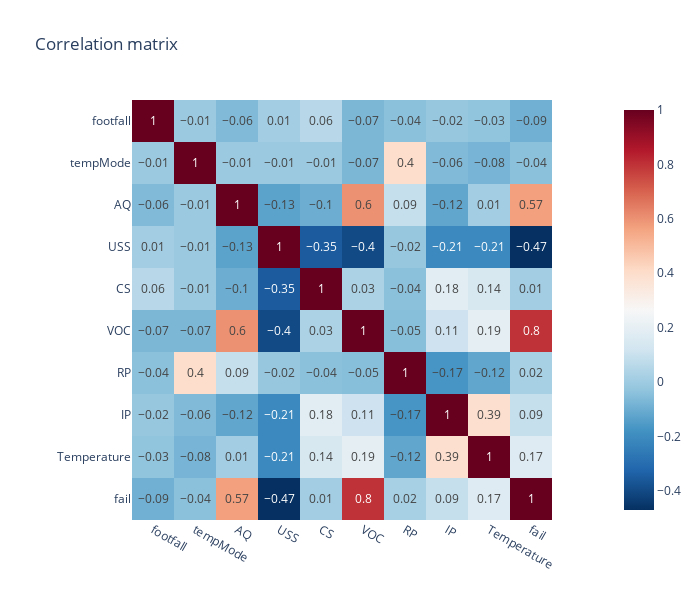

Source (notebook cell):
### Markdown cell above
See that the dataset is already clean, same values, and for now the rest of the ariables seem ok.

### Code cell
matrix=df.corr(method='pearson').round(2)
#matrix.style.background_gradient()
fig=px.imshow(
    matrix,
    color_continuous_scale='RdBu_r', 
    text_auto=True, #displays the corr in numbers
    title='Correlation matrix',
    width=700,
    height=600
)

fig.show()

### Figure 1 — Plotly figure (JSON) as saved in the notebook; plotly's stock layout.template omitted (floating-point values rounded to 4 significant figures)
{"data": [{"coloraxis": "coloraxis", "hovertemplate": "x: %{x}<br>y: %{y}<br>color: %{z}<extra></extra>", "name": "0", "texttemplate": "%{z}", "type": "heatmap", "x": ["footfall", "tempMode", "AQ", "USS", "CS", "VOC", "RP", "IP", "Temperature", "fail"], "xaxis": "x", "y": ["footfall", "tempMode", "AQ", "USS", "CS", "VOC", "RP", "IP", "Temperature", "fail"], "yaxis": "y", "z": [[1.0, -0.01, -0.06, 0.01, 0.06, -0.07, -0.04, -0.02, -0.03, -0.09], [-0.01, 1.0, -0.01, -0.01, -0.01, -0.07, 0.4, -0.06, -0.08, -0.04], [-0.06, -0.01, 1.0, -0.13, -0.1, 0.6, 0.09, -0.12, 0.01, 0.57], [0.01, -0.01, -0.13, 1.0, -0.35, -0.4, -0.02, -0.21, -0.21, -0.47], [0.06, -0.01, -0.1, -0.35, 1.0, 0.03, -0.04, 0.18, 0.14, 0.01], [-0.07, -0.07, 0.6, -0.4, 0.03, 1.0, -0.05, 0.11, 0.19, 0.8], [-0.04, 0.4, 0.09, -0.02, -0.04, -0.05, 1.0, -0.17, -0.12, 0.02], [-0.02, -0.06, -0.12, -0.21, 0.18, 0.11, -0.17, 1.0, 0.39, 0.09], [-0.03, -0.08, 0.01, -0.21, 0.14, 0.19, -0.12, 0.39, 1.0, 0.17], [-0.09, -0.04, 0.57, -0.47, 0.01, 0.8, 0.02, 0.09, 0.17, 1.0]]}], "layout": {"coloraxis": {"colorscale": [[0, "rgb(5,48,97)"], [0.1, "rgb(33,102,172)"], [0.2, "rgb(67,147,195)"], [0.3, "rgb(146,197,222)"], [0.4, "rgb(209,229,240)"], [0.5, "rgb(247,247,247)"], [0.6, "rgb(253,219,199)"], [0.7, "rgb(244,165,130)"], [0.8, "rgb(214,96,77)"], [0.9, "rgb(178,24,43)"], [1, "rgb(103,0,31)"]]}, "height": 600, "title": {"text": "Correlation matrix"}, "width": 700, "xaxis": {"anchor": "y", "constrain": "domain", "domain": [0, 1], "scaleanchor": "y"}, "yaxis": {"anchor": "x", "autorange": "reversed", "constrain": "domain", "domain": [0, 1]}}}
